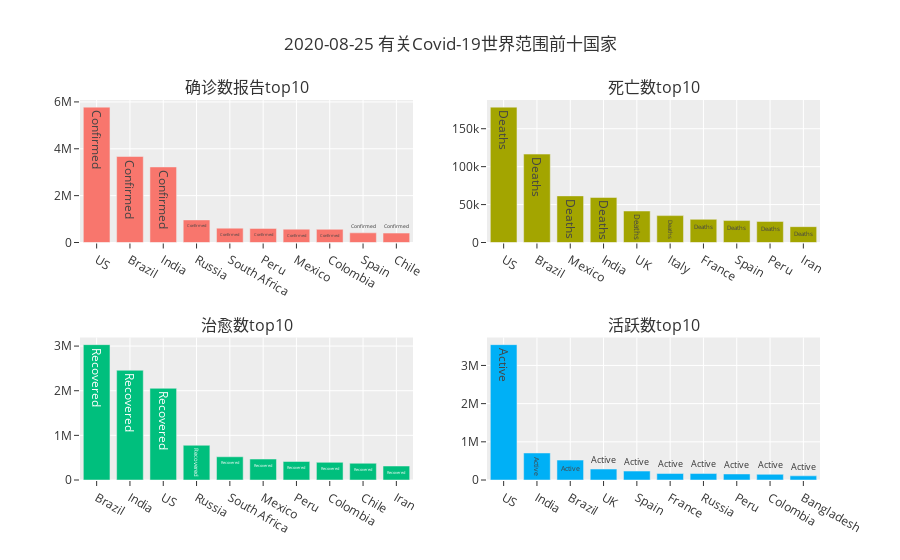

The cell this chart's notebook holds for it:
### Code cell
fig = make_subplots(
    rows=2, cols=2,
    specs=[[{"type": "bar"}, {"type": "bar"}],
           [{"type": "bar"}, {"type": "bar"}]],
    subplot_titles=("确诊数报告top10","死亡数top10", "治愈数top10", "活跃数top10")
)

fig.add_trace(go.Bar(name='Confirmed',text='Confirmed', x=top10_countries_confirmed['Country_Region'], y=top10_countries_confirmed['Confirmed']),
              row=1, col=1)


fig.add_trace(go.Bar(name='Deaths',text='Deaths', x=top10_countries_death['Country_Region'], y=top10_countries_death['Deaths']),
              row=1, col=2)

fig.add_trace(go.Bar(name='Recovered', text='Recovered',x=top10_countries_recovered['Country_Region'], y=top10_countries_recovered['Recovered']),
              row=2, col=1)
fig.add_trace(go.Bar(name='Active', text='Active',x=top10_countries_actived['Country_Region'], y=top10_countries_actived['Active']),
              row=2, col=2)

fig.update_layout(title_text="2020-08-25 有关Covid-19世界范围前十国家", showlegend=False,template="ggplot2")

#fig.show()
plotly.offline.iplot(fig)

### Figure 1 — Plotly figure (JSON) as saved in the notebook; plotly's stock layout.template omitted (floating-point values rounded to 4 significant figures)
{"data": [{"name": "Confirmed", "text": "Confirmed", "type": "bar", "x": ["US", "Brazil", "India", "Russia", "South Africa", "Peru", "Mexico", "Colombia", "Spain", "Chile"], "xaxis": "x", "y": [5777710, 3669995, 3224547, 963655, 613017, 600438, 568621, 562113, 412553, 400985], "yaxis": "y"}, {"name": "Deaths", "text": "Deaths", "type": "bar", "x": ["US", "Brazil", "Mexico", "India", "UK", "Italy", "France", "Spain", "Peru", "Iran"], "xaxis": "x2", "y": [178486, 116580, 61450, 59357, 41535, 35445, 30549, 28924, 27813, 20901], "yaxis": "y2"}, {"name": "Recovered", "text": "Recovered", "type": "bar", "x": ["Brazil", "India", "US", "Russia", "South Africa", "Mexico", "Peru", "Colombia", "Chile", "Iran"], "xaxis": "x3", "y": [3032551, 2458339, 2053699, 777960, 520381, 469206, 414577, 395463, 374463, 313058], "yaxis": "y3"}, {"name": "Active", "text": "Active", "type": "bar", "x": ["US", "India", "Brazil", "UK", "Spain", "France", "Russia", "Peru", "Colombia", "Bangladesh"], "xaxis": "x4", "y": [3545444, 707267, 520864, 286735, 233253, 169596, 169171, 158048, 148769, 108844], "yaxis": "y4"}], "layout": {"annotations": [{"font": {"size": 16}, "showarrow": false, "text": "确诊数报告top10", "x": 0.225, "xanchor": "center", "xref": "paper", "y": 1, "yanchor": "bottom", "yref": "paper"}, {"font": {"size": 16}, "showarrow": false, "text": "死亡数top10", "x": 0.775, "xanchor": "center", "xref": "paper", "y": 1, "yanchor": "bottom", "yref": "paper"}, {"font": {"size": 16}, "showarrow": false, "text": "治愈数top10", "x": 0.225, "xanchor": "center", "xref": "paper", "y": 0.375, "yanchor": "bottom", "yref": "paper"}, {"font": {"size": 16}, "showarrow": false, "text": "活跃数top10", "x": 0.775, "xanchor": "center", "xref": "paper", "y": 0.375, "yanchor": "bottom", "yref": "paper"}], "showlegend": false, "title": {"text": "2020-08-25 有关Covid-19世界范围前十国家"}, "xaxis": {"anchor": "y", "domain": [0, 0.45]}, "xaxis2": {"anchor": "y2", "domain": [0.55, 1]}, "xaxis3": {"anchor": "y3", "domain": [0, 0.45]}, "xaxis4": {"anchor": "y4", "domain": [0.55, 1]}, "yaxis": {"anchor": "x", "domain": [0.625, 1]}, "yaxis2": {"anchor": "x2", "domain": [0.625, 1]}, "yaxis3": {"anchor": "x3", "domain": [0, 0.375]}, "yaxis4": {"anchor": "x4", "domain": [0, 0.375]}}}
